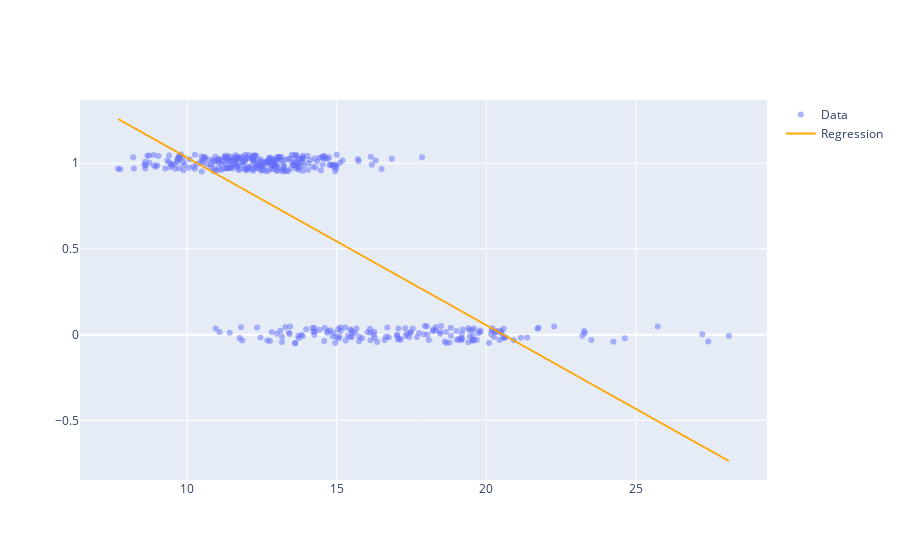

The notebook cell this image was saved under:
### Code cell
jitter_y = Y + 0.1*np.random.rand(len(Y)) - 0.05
points = go.Scatter(name="Data", 
                    x=np.squeeze(X), y = jitter_y, 
                    mode="markers", marker=dict(opacity=0.5))
X_plt = np.linspace(np.min(X), np.max(X), 10)
model_line = go.Scatter(name="Regression",
    x=X_plt, y=least_squares_model.predict(X_plt[:,np.newaxis]), 
    mode="lines", line=dict(color="orange"))
py.iplot([points, model_line])

### Figure 1 — Plotly figure (JSON) as saved in the notebook; plotly's stock layout.template omitted (floating-point values rounded to 4 significant figures; data arrays with more than 128 entries replaced by an {"elided": "..."} marker saying what was removed)
{"data": [{"marker": {"opacity": 0.5}, "mode": "markers", "name": "Data", "type": "scatter", "x": {"elided": "426 float values"}, "y": {"elided": "426 float values"}}, {"line": {"color": "orange"}, "mode": "lines", "name": "Regression", "type": "scatter", "x": [7.691, 9.96, 12.23, 14.5, 16.77, 19.03, 21.3, 23.57, 25.84, 28.11], "y": [1.257, 1.036, 0.8141, 0.5925, 0.371, 0.1495, -0.07209, -0.2936, -0.5152, -0.7367]}], "layout": {}}
